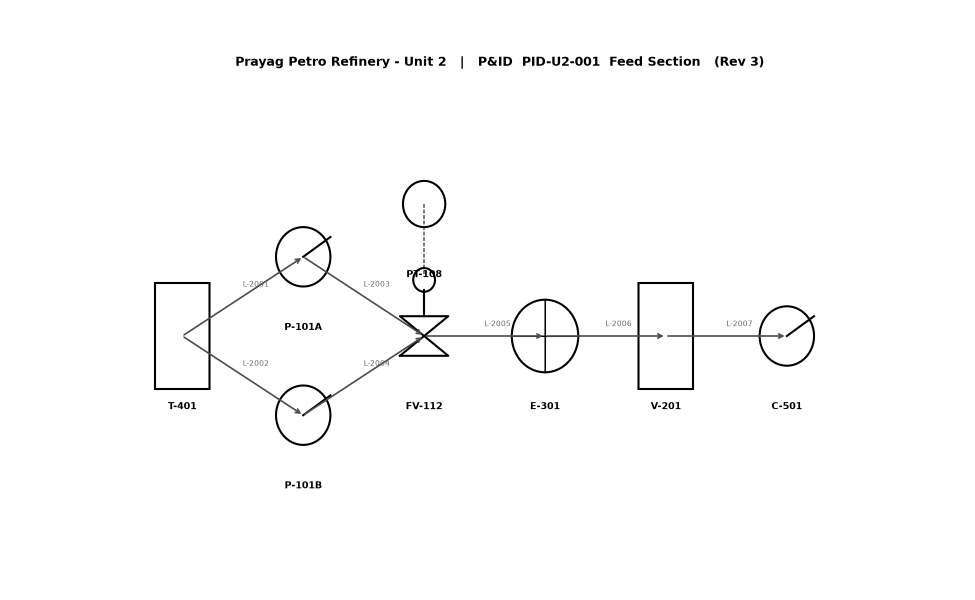
#> input picture data/seed/pnid/PID-U2-001.png, 1950 x 1200 px (shown at 1/2 size)
$ python -i geometric.py   (imports and definitions only)
#> lines starting #> are read from the running program, lines starting #| are printed output that depends on the picture; after the words box and inside, x2 and y2 are one past the last pixel; in counts of white or black regions, pixels touching at a corner belong together
"""Deterministic (offline) P&ID structural reader.

Reads the drawing's PIXELS to infer connectivity — the geometric half of the hybrid,
analogous to the Relationformer edge task. Symbol/tag identities come from the drawing's
text/vector layer sidecar (real vector P&IDs expose extractable text; scanned ones need
the VLM). Requires no network and no OCR binary.

Connection inference: for each pair of symbols, walk the straight segment between their
centres, skip the parts inside any symbol, and measure the fraction of the *gap* that
sits on a drawn (dark) line. Solid process lines score high; the dashed instrument
signal (PT-108) scores low and is correctly rejected — matching the P&ID's true topology.
"""

from __future__ import annotations

import json
from pathlib import Path

import cv2
import numpy as np


# [71 lines left out: functions _binary, _in_any_symbol, _passes_through_other, _line_fraction, detect_connections, not called in this run]


def detect_symbols_cv(image_path: Path) -> dict:
    """Best-effort CV symbol detection, for a recall metric vs. the vector layer."""
#> called with image_path = '../../data/seed/pnid/PID-U2-001.png'
    img = cv2.imread(str(image_path), cv2.IMREAD_GRAYSCALE)
#> img is the input picture: shape (1200, 1950); min 0, max 255, mean 251.5
    circles = cv2.HoughCircles(img, cv2.HOUGH_GRADIENT, dp=1, minDist=40,
                               param1=120, param2=30, minRadius=15, maxRadius=90)
#> circles = [[1089.5, 662.5, 65.5], [605.5, 513.5, 56.7], [1572.5, 671.5, 57.2], [605.5, 835.5, 55.7], [847.5, 402.5, 43], [847.5, 561.5, 23]]
    n_circles = 0 if circles is None else len(circles[0])
#> n_circles = 6
    inv = (img < 128).astype(np.uint8) * 255
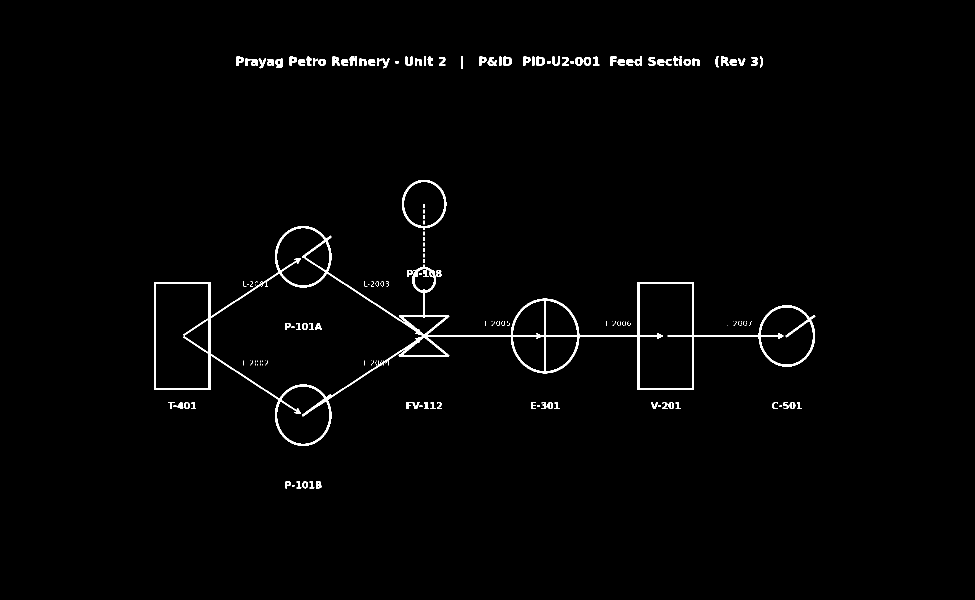
#> inv: shape (1200, 1950) (shown at 1/2 size); 1.4% white; 194 white regions (103 under 20 px)
    contours, _ = cv2.findContours(inv, cv2.RETR_EXTERNAL, cv2.CHAIN_APPROX_SIMPLE)
#> contours = 161 contours, 76 with area under 20; largest, box (x1, y1, x2, y2) and area: (308, 452, 1631, 892) 171790, (804, 360, 893, 460) 6604, (1073, 113, 1090, 132) 244, (1007, 113, 1024, 132) 244, (1167, 114, 1182, 131) 191
    rects = 0
    for c in contours:
        x, y, w, h = cv2.boundingRect(c)
        area = w * h
        if 2500 < area < 30000 and 0.4 < w / max(h, 1) < 2.5:
            approx = cv2.approxPolyDP(c, 0.04 * cv2.arcLength(c, True), True)
            if len(approx) == 4:
                rects += 1
#> this loop made 161 passes
#> (x, y, w, h, area) on passes 2 to 4: (632, 963, 11, 14, 154), (619, 963, 10, 14, 140), (605, 963, 11, 14, 154)
#> after the loop, rects = 0
    return {"circles": int(n_circles), "rectangles": int(rects)}


def load_layer(layer_path: Path) -> dict:
    return json.loads(Path(layer_path).read_text(encoding="utf-8"))


# [12 lines left out: function geometric_read, not called in this run]

>>> result = detect_symbols_cv('../../data/seed/pnid/PID-U2-001.png')
#> result = {'circles': 6, 'rectangles': 0}
